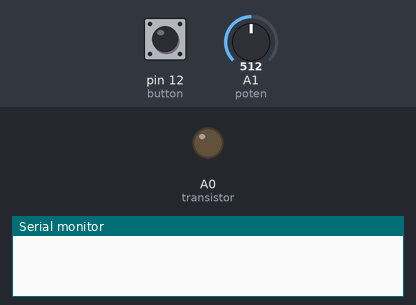
Bench run of a sketch on a simulated Arduino Uno, built with avr-gcc and run on an emulated ATmega328P. Parts: output pins drawn as LEDs (lit = HIGH), the last lines printed to the serial monitor. The test bench sets the inputs (shaded band); at power-on: pin 12 (button) LOW, A1 (poten) = 512.

Above: at 1.2 s.
1.3 s: pin 12 (button) pulled HIGH for 0.15 s
At 1.37 s:
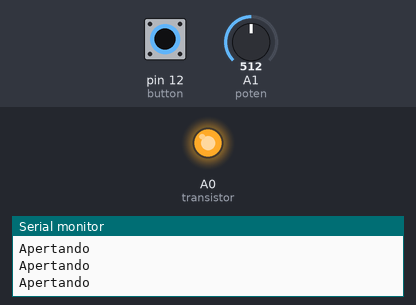
2.9 s: pin 12 (button) pulled HIGH for 3.2 s
At 7.0 s:
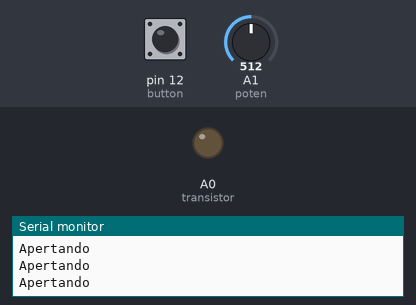
7.6 s: pin 12 (button) driven HIGH
At 8.0 s:
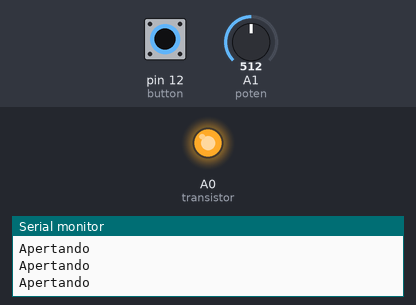
10.6 s: pin 12 (button) driven LOW
At 11.9 s:
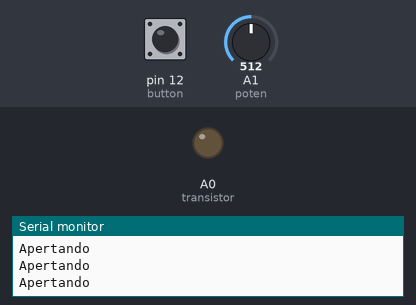
Timing chart, 0 to 13.1 s (numbered marks = the images above; inputs shaded):
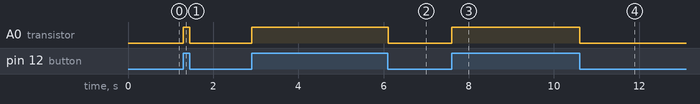

The sketch:

lab12.ino
```cpp
int button = 12;
int transistor = A0;
int poten = A1;

void setup()
{
    pinMode(button, INPUT);
    pinMode(poten, INPUT);
    pinMode(transistor, OUTPUT);
    Serial.begin(9600);
}

void loop()
{
    int buttonState = digitalRead(button);
    int potenValue = analogRead(poten);
    int veloMotor = map(potenValue, 0, 1023, 0 ,255);

    if(buttonState == HIGH){
        Serial.println("Apertando");
        analogWrite(transistor, potenValue);
    }else{
        analogWrite(transistor, 0);
    }
}
```

Measured:
- after the input at 1.3 s, A0 (transistor): LOW → HIGH at once, → LOW 0.15 s later
- after the input at 2.9 s, A0 (transistor): LOW → HIGH at once, → LOW 3.2 s later
- after the input at 7.6 s, A0 (transistor): LOW → HIGH at once
- after the input at 10.6 s, A0 (transistor): HIGH → LOW at once
